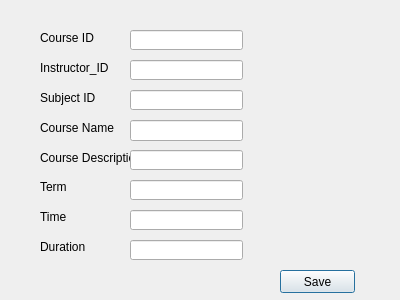
<?xml version="1.0" encoding="UTF-8"?>
<ui version="4.0">
 <class>AddClass</class>
 <widget class="QDialog" name="AddClass">
  <property name="geometry">
   <rect>
    <x>0</x>
    <y>0</y>
    <width>400</width>
    <height>300</height>
   </rect>
  </property>
  <property name="windowTitle">
   <string>Dialog</string>
  </property>
  <widget class="QLabel" name="label">
   <property name="geometry">
    <rect>
     <x>40</x>
     <y>30</y>
     <width>61</width>
     <height>16</height>
    </rect>
   </property>
   <property name="text">
    <string>Course ID</string>
   </property>
  </widget>
  <widget class="QLabel" name="label_2">
   <property name="geometry">
    <rect>
     <x>40</x>
     <y>60</y>
     <width>71</width>
     <height>16</height>
    </rect>
   </property>
   <property name="text">
    <string>Instructor_ID</string>
   </property>
  </widget>
  <widget class="QLabel" name="label_3">
   <property name="geometry">
    <rect>
     <x>40</x>
     <y>90</y>
     <width>61</width>
     <height>16</height>
    </rect>
   </property>
   <property name="text">
    <string>Subject ID</string>
   </property>
  </widget>
  <widget class="QLabel" name="label_4">
   <property name="geometry">
    <rect>
     <x>40</x>
     <y>120</y>
     <width>81</width>
     <height>16</height>
    </rect>
   </property>
   <property name="text">
    <string>Course Name</string>
   </property>
  </widget>
  <widget class="QLabel" name="label_5">
   <property name="geometry">
    <rect>
     <x>40</x>
     <y>150</y>
     <width>111</width>
     <height>16</height>
    </rect>
   </property>
   <property name="text">
    <string>Course Description</string>
   </property>
  </widget>
  <widget class="QLabel" name="label_6">
   <property name="geometry">
    <rect>
     <x>40</x>
     <y>180</y>
     <width>47</width>
     <height>13</height>
    </rect>
   </property>
   <property name="text">
    <string>Term</string>
   </property>
  </widget>
  <widget class="QLabel" name="label_7">
   <property name="geometry">
    <rect>
     <x>40</x>
     <y>210</y>
     <width>47</width>
     <height>13</height>
    </rect>
   </property>
   <property name="text">
    <string>Time</string>
   </property>
  </widget>
  <widget class="QLabel" name="label_8">
   <property name="geometry">
    <rect>
     <x>40</x>
     <y>240</y>
     <width>47</width>
     <height>13</height>
    </rect>
   </property>
   <property name="text">
    <string>Duration</string>
   </property>
  </widget>
  <widget class="QLineEdit" name="lineEdit_CourseID">
   <property name="geometry">
    <rect>
     <x>130</x>
     <y>30</y>
     <width>113</width>
     <height>20</height>
    </rect>
   </property>
  </widget>
  <widget class="QLineEdit" name="lineEdit_Instructor">
   <property name="geometry">
    <rect>
     <x>130</x>
     <y>60</y>
     <width>113</width>
     <height>20</height>
    </rect>
   </property>
  </widget>
  <widget class="QLineEdit" name="lineEdit_SubjectID">
   <property name="geometry">
    <rect>
     <x>130</x>
     <y>90</y>
     <width>113</width>
     <height>20</height>
    </rect>
   </property>
  </widget>
  <widget class="QLineEdit" name="lineEdit_CourseName">
   <property name="geometry">
    <rect>
     <x>130</x>
     <y>120</y>
     <width>113</width>
     <height>21</height>
    </rect>
   </property>
  </widget>
  <widget class="QLineEdit" name="lineEdit_CourseDescription">
   <property name="geometry">
    <rect>
     <x>130</x>
     <y>150</y>
     <width>113</width>
     <height>20</height>
    </rect>
   </property>
  </widget>
  <widget class="QLineEdit" name="lineEdit_Term">
   <property name="geometry">
    <rect>
     <x>130</x>
     <y>180</y>
     <width>113</width>
     <height>20</height>
    </rect>
   </property>
  </widget>
  <widget class="QLineEdit" name="lineEdit_Time">
   <property name="geometry">
    <rect>
     <x>130</x>
     <y>210</y>
     <width>113</width>
     <height>20</height>
    </rect>
   </property>
  </widget>
  <widget class="QLineEdit" name="lineEdit_Duration">
   <property name="geometry">
    <rect>
     <x>130</x>
     <y>240</y>
     <width>113</width>
     <height>20</height>
    </rect>
   </property>
  </widget>
  <widget class="QPushButton" name="pushButtonSave">
   <property name="geometry">
    <rect>
     <x>280</x>
     <y>270</y>
     <width>75</width>
     <height>23</height>
    </rect>
   </property>
   <property name="text">
    <string>Save</string>
   </property>
  </widget>
 </widget>
 <resources/>
 <connections/>
</ui>
